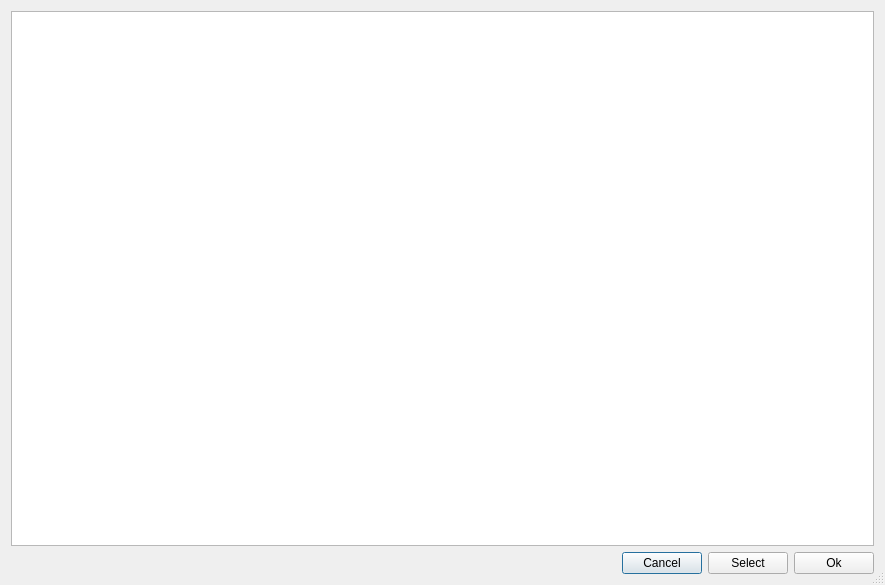
<?xml version="1.0" encoding="UTF-8"?>
<ui version="4.0">
 <class>DialogMediumManager</class>
 <widget class="QDialog" name="DialogMediumManager">
  <property name="geometry">
   <rect>
    <x>0</x>
    <y>0</y>
    <width>885</width>
    <height>585</height>
   </rect>
  </property>
  <property name="windowTitle">
   <string>Glass Manager</string>
  </property>
  <property name="windowIcon">
   <iconset resource="Astree.qrc">
    <normaloff>:/Astree/Astree.ico</normaloff>:/Astree/Astree.ico</iconset>
  </property>
  <property name="sizeGripEnabled">
   <bool>true</bool>
  </property>
  <layout class="QGridLayout" name="gridLayout">
   <item row="0" column="0">
    <layout class="QVBoxLayout" name="verticalLayout">
     <item>
      <widget class="QTableWidget" name="twMedium"/>
     </item>
     <item>
      <layout class="QHBoxLayout" name="horizontalLayout">
       <item>
        <spacer name="horizontalSpacer">
         <property name="orientation">
          <enum>Qt::Horizontal</enum>
         </property>
         <property name="sizeHint" stdset="0">
          <size>
           <width>40</width>
           <height>20</height>
          </size>
         </property>
        </spacer>
       </item>
       <item>
        <widget class="QPushButton" name="btnCancel">
         <property name="text">
          <string>Cancel</string>
         </property>
        </widget>
       </item>
       <item>
        <widget class="QPushButton" name="btnSelect">
         <property name="text">
          <string>Select</string>
         </property>
        </widget>
       </item>
       <item>
        <widget class="QPushButton" name="btnOk">
         <property name="text">
          <string>Ok</string>
         </property>
        </widget>
       </item>
      </layout>
     </item>
    </layout>
   </item>
  </layout>
 </widget>
 <resources>
  <include location="Astree.qrc"/>
 </resources>
 <connections/>
</ui>
